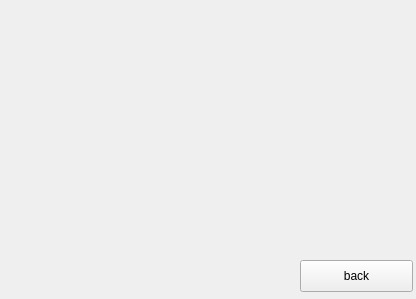
<?xml version="1.0" encoding="UTF-8"?>
<ui version="4.0">
 <class>Admin</class>
 <widget class="QMainWindow" name="Admin">
  <property name="geometry">
   <rect>
    <x>0</x>
    <y>0</y>
    <width>416</width>
    <height>299</height>
   </rect>
  </property>
  <property name="windowTitle">
   <string>MainWindow</string>
  </property>
  <widget class="QWidget" name="centralwidget">
   <widget class="QPushButton" name="pushButton_back">
    <property name="geometry">
     <rect>
      <x>300</x>
      <y>260</y>
      <width>113</width>
      <height>32</height>
     </rect>
    </property>
    <property name="text">
     <string>back</string>
    </property>
   </widget>
  </widget>
 </widget>
 <resources/>
 <connections/>
</ui>
